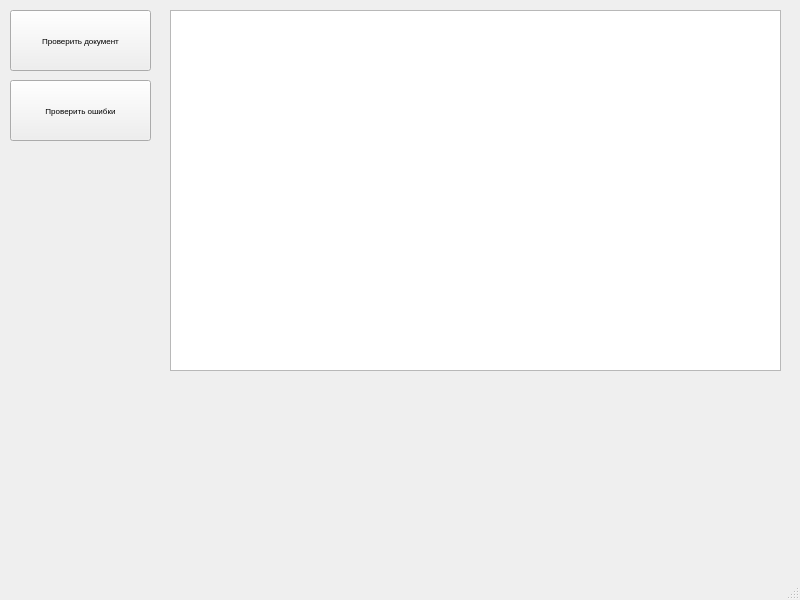
<?xml version="1.0" encoding="UTF-8"?>
<ui version="4.0">
 <class>MainWindow</class>
 <widget class="QMainWindow" name="MainWindow">
  <property name="enabled">
   <bool>true</bool>
  </property>
  <property name="geometry">
   <rect>
    <x>0</x>
    <y>0</y>
    <width>800</width>
    <height>600</height>
   </rect>
  </property>
  <property name="windowTitle">
   <string>MainWindow</string>
  </property>
  <widget class="QWidget" name="centralwidget">
   <widget class="QPushButton" name="btn_check_doc">
    <property name="geometry">
     <rect>
      <x>10</x>
      <y>10</y>
      <width>141</width>
      <height>61</height>
     </rect>
    </property>
    <property name="font">
     <font>
      <pointsize>6</pointsize>
     </font>
    </property>
    <property name="text">
     <string>Проверить документ</string>
    </property>
   </widget>
   <widget class="QTextEdit" name="txt_doc">
    <property name="geometry">
     <rect>
      <x>170</x>
      <y>10</y>
      <width>611</width>
      <height>361</height>
     </rect>
    </property>
    <property name="readOnly">
     <bool>true</bool>
    </property>
   </widget>
   <widget class="QPushButton" name="btn_correct_doc">
    <property name="geometry">
     <rect>
      <x>10</x>
      <y>80</y>
      <width>141</width>
      <height>61</height>
     </rect>
    </property>
    <property name="font">
     <font>
      <pointsize>6</pointsize>
     </font>
    </property>
    <property name="text">
     <string>Проверить ошибки</string>
    </property>
   </widget>
  </widget>
  <widget class="QMenuBar" name="menubar">
   <property name="geometry">
    <rect>
     <x>0</x>
     <y>0</y>
     <width>800</width>
     <height>18</height>
    </rect>
   </property>
  </widget>
  <widget class="QStatusBar" name="statusbar"/>
 </widget>
 <resources/>
 <connections/>
</ui>
